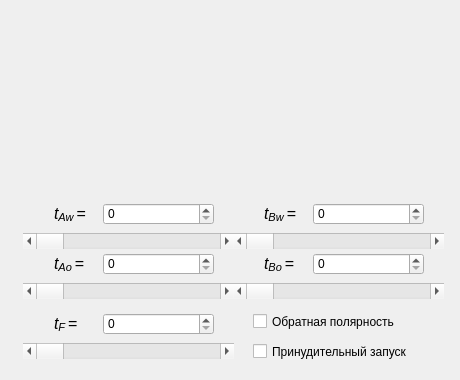
<?xml version="1.0" encoding="UTF-8"?>
<ui version="4.0">
 <class>DialogConfig</class>
 <widget class="QDialog" name="DialogConfig">
  <property name="windowModality">
   <enum>Qt::NonModal</enum>
  </property>
  <property name="geometry">
   <rect>
    <x>0</x>
    <y>0</y>
    <width>460</width>
    <height>380</height>
   </rect>
  </property>
  <property name="sizePolicy">
   <sizepolicy hsizetype="Fixed" vsizetype="Fixed">
    <horstretch>0</horstretch>
    <verstretch>0</verstretch>
   </sizepolicy>
  </property>
  <property name="minimumSize">
   <size>
    <width>460</width>
    <height>380</height>
   </size>
  </property>
  <property name="maximumSize">
   <size>
    <width>460</width>
    <height>380</height>
   </size>
  </property>
  <property name="windowTitle">
   <string>Config</string>
  </property>
  <property name="autoFillBackground">
   <bool>false</bool>
  </property>
  <property name="modal">
   <bool>false</bool>
  </property>
  <widget class="QScrollBar" name="horizontalScrollBar">
   <property name="geometry">
    <rect>
     <x>23</x>
     <y>283</y>
     <width>211</width>
     <height>16</height>
    </rect>
   </property>
   <property name="maximum">
    <number>99999999</number>
   </property>
   <property name="orientation">
    <enum>Qt::Horizontal</enum>
   </property>
  </widget>
  <widget class="QScrollBar" name="horizontalScrollBar_2">
   <property name="geometry">
    <rect>
     <x>23</x>
     <y>233</y>
     <width>211</width>
     <height>16</height>
    </rect>
   </property>
   <property name="maximum">
    <number>99999999</number>
   </property>
   <property name="orientation">
    <enum>Qt::Horizontal</enum>
   </property>
  </widget>
  <widget class="QTextEdit" name="textEdit_5">
   <property name="geometry">
    <rect>
     <x>260</x>
     <y>250</y>
     <width>51</width>
     <height>30</height>
    </rect>
   </property>
   <property name="autoFillBackground">
    <bool>true</bool>
   </property>
   <property name="styleSheet">
    <string notr="true">background-color: transparent;</string>
   </property>
   <property name="frameShape">
    <enum>QFrame::NoFrame</enum>
   </property>
   <property name="frameShadow">
    <enum>QFrame::Sunken</enum>
   </property>
   <property name="readOnly">
    <bool>true</bool>
   </property>
   <property name="html">
    <string>&lt;!DOCTYPE HTML PUBLIC &quot;-//W3C//DTD HTML 4.0//EN&quot; &quot;http://www.w3.org/TR/REC-html40/strict.dtd&quot;&gt;
&lt;html&gt;&lt;head&gt;&lt;meta name=&quot;qrichtext&quot; content=&quot;1&quot; /&gt;&lt;style type=&quot;text/css&quot;&gt;
p, li { white-space: pre-wrap; }
&lt;/style&gt;&lt;/head&gt;&lt;body style=&quot; font-family:'MS Shell Dlg 2'; font-size:8.25pt; font-weight:400; font-style:normal;&quot;&gt;
&lt;p style=&quot; margin-top:0px; margin-bottom:0px; margin-left:0px; margin-right:0px; -qt-block-indent:0; text-indent:0px;&quot;&gt;&lt;span style=&quot; font-size:12pt; font-style:italic;&quot;&gt;t&lt;/span&gt;&lt;span style=&quot; font-size:12pt; font-style:italic; vertical-align:sub;&quot;&gt;Bo &lt;/span&gt;&lt;span style=&quot; font-size:12pt;&quot;&gt;=&lt;/span&gt;&lt;/p&gt;&lt;/body&gt;&lt;/html&gt;</string>
   </property>
  </widget>
  <widget class="QSpinBox" name="spinBox">
   <property name="geometry">
    <rect>
     <x>103</x>
     <y>203</y>
     <width>111</width>
     <height>22</height>
    </rect>
   </property>
   <property name="maximum">
    <number>99999999</number>
   </property>
  </widget>
  <widget class="QSpinBox" name="spinBox_2">
   <property name="geometry">
    <rect>
     <x>103</x>
     <y>253</y>
     <width>111</width>
     <height>22</height>
    </rect>
   </property>
   <property name="maximum">
    <number>99999999</number>
   </property>
  </widget>
  <widget class="QWidget" name="widget" native="true">
   <property name="geometry">
    <rect>
     <x>3</x>
     <y>3</y>
     <width>481</width>
     <height>201</height>
    </rect>
   </property>
   <property name="autoFillBackground">
    <bool>false</bool>
   </property>
   <property name="styleSheet">
    <string notr="true">border-image: url(:/images/Doc3.png) 0 0 0 0 stretch stretch;</string>
   </property>
  </widget>
  <widget class="QCheckBox" name="checkBox">
   <property name="geometry">
    <rect>
     <x>253</x>
     <y>343</y>
     <width>161</width>
     <height>17</height>
    </rect>
   </property>
   <property name="text">
    <string>Принудительный запуск</string>
   </property>
  </widget>
  <widget class="QTextEdit" name="textEdit_6">
   <property name="geometry">
    <rect>
     <x>260</x>
     <y>200</y>
     <width>51</width>
     <height>30</height>
    </rect>
   </property>
   <property name="autoFillBackground">
    <bool>true</bool>
   </property>
   <property name="styleSheet">
    <string notr="true">background-color: transparent;</string>
   </property>
   <property name="frameShape">
    <enum>QFrame::NoFrame</enum>
   </property>
   <property name="frameShadow">
    <enum>QFrame::Sunken</enum>
   </property>
   <property name="readOnly">
    <bool>true</bool>
   </property>
   <property name="html">
    <string>&lt;!DOCTYPE HTML PUBLIC &quot;-//W3C//DTD HTML 4.0//EN&quot; &quot;http://www.w3.org/TR/REC-html40/strict.dtd&quot;&gt;
&lt;html&gt;&lt;head&gt;&lt;meta name=&quot;qrichtext&quot; content=&quot;1&quot; /&gt;&lt;style type=&quot;text/css&quot;&gt;
p, li { white-space: pre-wrap; }
&lt;/style&gt;&lt;/head&gt;&lt;body style=&quot; font-family:'MS Shell Dlg 2'; font-size:8.25pt; font-weight:400; font-style:normal;&quot;&gt;
&lt;p style=&quot; margin-top:0px; margin-bottom:0px; margin-left:0px; margin-right:0px; -qt-block-indent:0; text-indent:0px;&quot;&gt;&lt;span style=&quot; font-size:12pt; font-style:italic;&quot;&gt;t&lt;/span&gt;&lt;span style=&quot; font-size:12pt; font-style:italic; vertical-align:sub;&quot;&gt;Bw &lt;/span&gt;&lt;span style=&quot; font-size:12pt;&quot;&gt;=&lt;/span&gt;&lt;/p&gt;&lt;/body&gt;&lt;/html&gt;</string>
   </property>
  </widget>
  <widget class="QTextEdit" name="textEdit_3">
   <property name="geometry">
    <rect>
     <x>50</x>
     <y>250</y>
     <width>51</width>
     <height>30</height>
    </rect>
   </property>
   <property name="autoFillBackground">
    <bool>true</bool>
   </property>
   <property name="styleSheet">
    <string notr="true">background-color: transparent;</string>
   </property>
   <property name="frameShape">
    <enum>QFrame::NoFrame</enum>
   </property>
   <property name="frameShadow">
    <enum>QFrame::Sunken</enum>
   </property>
   <property name="readOnly">
    <bool>true</bool>
   </property>
   <property name="html">
    <string>&lt;!DOCTYPE HTML PUBLIC &quot;-//W3C//DTD HTML 4.0//EN&quot; &quot;http://www.w3.org/TR/REC-html40/strict.dtd&quot;&gt;
&lt;html&gt;&lt;head&gt;&lt;meta name=&quot;qrichtext&quot; content=&quot;1&quot; /&gt;&lt;style type=&quot;text/css&quot;&gt;
p, li { white-space: pre-wrap; }
&lt;/style&gt;&lt;/head&gt;&lt;body style=&quot; font-family:'MS Shell Dlg 2'; font-size:8.25pt; font-weight:400; font-style:normal;&quot;&gt;
&lt;p style=&quot; margin-top:0px; margin-bottom:0px; margin-left:0px; margin-right:0px; -qt-block-indent:0; text-indent:0px;&quot;&gt;&lt;span style=&quot; font-size:12pt; font-style:italic;&quot;&gt;t&lt;/span&gt;&lt;span style=&quot; font-size:12pt; font-style:italic; vertical-align:sub;&quot;&gt;Ao &lt;/span&gt;&lt;span style=&quot; font-size:12pt;&quot;&gt;=&lt;/span&gt;&lt;/p&gt;&lt;/body&gt;&lt;/html&gt;</string>
   </property>
  </widget>
  <widget class="QScrollBar" name="horizontalScrollBar_4">
   <property name="geometry">
    <rect>
     <x>233</x>
     <y>283</y>
     <width>211</width>
     <height>16</height>
    </rect>
   </property>
   <property name="maximum">
    <number>99999999</number>
   </property>
   <property name="orientation">
    <enum>Qt::Horizontal</enum>
   </property>
  </widget>
  <widget class="QScrollBar" name="horizontalScrollBar_3">
   <property name="geometry">
    <rect>
     <x>23</x>
     <y>343</y>
     <width>211</width>
     <height>16</height>
    </rect>
   </property>
   <property name="maximum">
    <number>99999999</number>
   </property>
   <property name="orientation">
    <enum>Qt::Horizontal</enum>
   </property>
  </widget>
  <widget class="QCheckBox" name="checkBox_2">
   <property name="geometry">
    <rect>
     <x>253</x>
     <y>313</y>
     <width>161</width>
     <height>17</height>
    </rect>
   </property>
   <property name="text">
    <string>Обратная полярность</string>
   </property>
  </widget>
  <widget class="QSpinBox" name="spinBox_4">
   <property name="geometry">
    <rect>
     <x>313</x>
     <y>203</y>
     <width>111</width>
     <height>22</height>
    </rect>
   </property>
   <property name="maximum">
    <number>99999999</number>
   </property>
  </widget>
  <widget class="QTextEdit" name="textEdit_2">
   <property name="geometry">
    <rect>
     <x>50</x>
     <y>200</y>
     <width>51</width>
     <height>30</height>
    </rect>
   </property>
   <property name="autoFillBackground">
    <bool>true</bool>
   </property>
   <property name="styleSheet">
    <string notr="true">background-color: transparent;</string>
   </property>
   <property name="frameShape">
    <enum>QFrame::NoFrame</enum>
   </property>
   <property name="frameShadow">
    <enum>QFrame::Sunken</enum>
   </property>
   <property name="readOnly">
    <bool>true</bool>
   </property>
   <property name="html">
    <string>&lt;!DOCTYPE HTML PUBLIC &quot;-//W3C//DTD HTML 4.0//EN&quot; &quot;http://www.w3.org/TR/REC-html40/strict.dtd&quot;&gt;
&lt;html&gt;&lt;head&gt;&lt;meta name=&quot;qrichtext&quot; content=&quot;1&quot; /&gt;&lt;style type=&quot;text/css&quot;&gt;
p, li { white-space: pre-wrap; }
&lt;/style&gt;&lt;/head&gt;&lt;body style=&quot; font-family:'MS Shell Dlg 2'; font-size:8.25pt; font-weight:400; font-style:normal;&quot;&gt;
&lt;p style=&quot; margin-top:0px; margin-bottom:0px; margin-left:0px; margin-right:0px; -qt-block-indent:0; text-indent:0px;&quot;&gt;&lt;span style=&quot; font-size:12pt; font-style:italic;&quot;&gt;t&lt;/span&gt;&lt;span style=&quot; font-size:12pt; font-style:italic; vertical-align:sub;&quot;&gt;Aw &lt;/span&gt;&lt;span style=&quot; font-size:12pt;&quot;&gt;=&lt;/span&gt;&lt;/p&gt;&lt;/body&gt;&lt;/html&gt;</string>
   </property>
  </widget>
  <widget class="QSpinBox" name="spinBox_3">
   <property name="geometry">
    <rect>
     <x>103</x>
     <y>313</y>
     <width>111</width>
     <height>22</height>
    </rect>
   </property>
   <property name="maximum">
    <number>99999999</number>
   </property>
  </widget>
  <widget class="QScrollBar" name="horizontalScrollBar_5">
   <property name="geometry">
    <rect>
     <x>233</x>
     <y>233</y>
     <width>211</width>
     <height>16</height>
    </rect>
   </property>
   <property name="maximum">
    <number>99999999</number>
   </property>
   <property name="orientation">
    <enum>Qt::Horizontal</enum>
   </property>
  </widget>
  <widget class="QSpinBox" name="spinBox_5">
   <property name="geometry">
    <rect>
     <x>313</x>
     <y>253</y>
     <width>111</width>
     <height>22</height>
    </rect>
   </property>
   <property name="maximum">
    <number>99999999</number>
   </property>
  </widget>
  <widget class="QTextEdit" name="textEdit_4">
   <property name="geometry">
    <rect>
     <x>50</x>
     <y>310</y>
     <width>51</width>
     <height>30</height>
    </rect>
   </property>
   <property name="autoFillBackground">
    <bool>true</bool>
   </property>
   <property name="styleSheet">
    <string notr="true">background-color: transparent;</string>
   </property>
   <property name="frameShape">
    <enum>QFrame::NoFrame</enum>
   </property>
   <property name="frameShadow">
    <enum>QFrame::Sunken</enum>
   </property>
   <property name="readOnly">
    <bool>true</bool>
   </property>
   <property name="html">
    <string>&lt;!DOCTYPE HTML PUBLIC &quot;-//W3C//DTD HTML 4.0//EN&quot; &quot;http://www.w3.org/TR/REC-html40/strict.dtd&quot;&gt;
&lt;html&gt;&lt;head&gt;&lt;meta name=&quot;qrichtext&quot; content=&quot;1&quot; /&gt;&lt;style type=&quot;text/css&quot;&gt;
p, li { white-space: pre-wrap; }
&lt;/style&gt;&lt;/head&gt;&lt;body style=&quot; font-family:'MS Shell Dlg 2'; font-size:8.25pt; font-weight:400; font-style:normal;&quot;&gt;
&lt;p style=&quot; margin-top:0px; margin-bottom:0px; margin-left:0px; margin-right:0px; -qt-block-indent:0; text-indent:0px;&quot;&gt;&lt;span style=&quot; font-size:12pt; font-style:italic;&quot;&gt;t&lt;/span&gt;&lt;span style=&quot; font-size:12pt; font-style:italic; vertical-align:sub;&quot;&gt;F &lt;/span&gt;&lt;span style=&quot; font-size:12pt;&quot;&gt;=&lt;/span&gt;&lt;/p&gt;&lt;/body&gt;&lt;/html&gt;</string>
   </property>
  </widget>
 </widget>
 <resources/>
 <connections/>
</ui>
